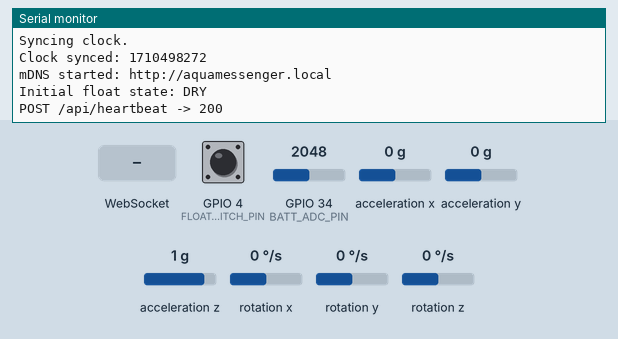
A sketch run on a simulated ESP32. Shown: the last lines printed to the serial monitor. The inputs (shaded band) are chosen by the test bench; at power-on: GPIO 4 (FLOAT_SWITCH_PIN) HIGH, GPIO 34 (BATT_ADC_PIN) = 2048, acceleration x 0 g, acceleration y 0 g, acceleration z 1 g, rotation x 0 °/s, rotation y 0 °/s, rotation z 0 °/s. WiFi joins after 1.5 s; servers stay silent unless stated; uploads are accepted with an empty reply; the local clock reads 2024-03-15 10:24:30 at power-on unless the sketch sets it.

Above: at 3.6 s.
3.7 s: WebSocket text "granted" received
At 4.1 s:
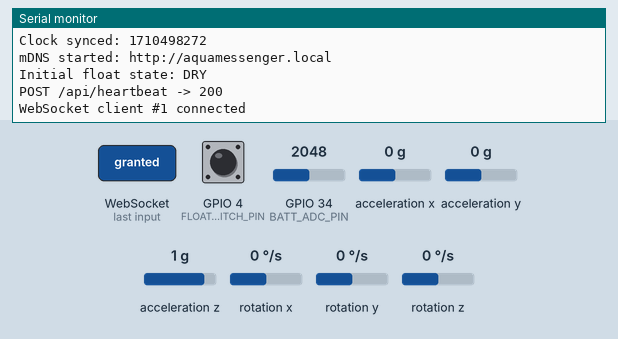
5.2 s: GPIO 4 (FLOAT_SWITCH_PIN) pulled LOW for 3.2 s
At 8.3 s:
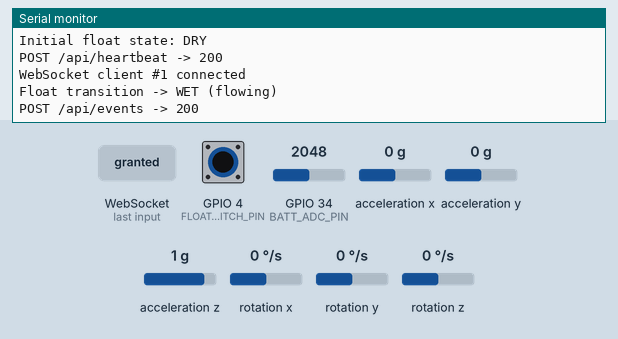

The sketch:

aquaFINAL4.ino
```cpp
// aquaFINAL.ino
// Aqua Messenger :: ESP32 hydrant monitor
//
// Two jobs:
//   1. Serve a local live dashboard over WiFi. This is the offline fallback:
//      if the venue blocks outbound HTTPS you can still show live sensor data
//      by connecting a laptop to http://aquamessenger.local
//   2. Report to the Aqua Messenger backend:
//        - POST /api/events    the instant the float changes state
//        - POST /api/heartbeat every HEARTBEAT_INTERVAL_MS, plus on boot
//
// NOTES ON THE FIXES IN THIS VERSION:
//   * FLOAT LOGIC WAS INVERTED in the original. With INPUT_PULLUP the pin
//     idles HIGH and reads LOW when the switch closes. See FLOAT_CLOSED_STATE.
//   * YAW ALARM REMOVED. Yaw is pure gyro integration with no magnetometer,
//     so it drifts continuously and would fire on its own after a few minutes
//     of sitting still. Pitch and roll come from the accelerometer, are
//     absolute against gravity, and do not drift. Yaw is display only.
//   * DEBOUNCE ADDED. A float at the waterline chatters.
//   * WIFI NO LONGER BLOCKS FOREVER on a bad network.
//   * BATTERY SENSE on ADC1 only; ADC2 stops working when WiFi is on. The
//     device reports raw pin volts and the SERVER applies divider_ratio from
//     battery_profiles, so changing the pack is a DB update, not a reflash.
//   * NTP CLOCK SYNC. The ESP32 has no RTC and boots at 1970, so recorded_at
//     would be meaningless or missing. configTime() fixes it. If NTP is
//     blocked the field is omitted and the server falls back to arrival time.
//
// PHYSICS NOTE, do not "fix" this later: NYC hydrants are dry-barrel. The
// barrel is empty unless the hydrant is open. Float wet == hydrant flowing.
// There is no water level to measure. It is one bit and that bit is enough.

#include <WiFi.h>
#include <WiFiClientSecure.h>
#include <HTTPClient.h>
#include <AsyncTCP.h>
#include <ESPAsyncWebServer.h>
#include <Wire.h>
#include <MPU6050.h>
#include <ESPmDNS.h>
#include <time.h>

// =========================================================
// CONFIG
// =========================================================

// ---------- WiFi ----------
const char *ssid     = "HACKIE001 5440";
const char *password = "p4J224-3";

// ---------- Backend identity ----------
// DEVICE_UID MUST match a row in the devices table or every POST returns 422.
// Check with:  select device_uid from devices order by device_uid;
const char *DEVICE_UID = "AQM-0001";
const char *API_BASE   = "https://aqua-messenger-x67c.vercel.app";   // no trailing slash
const char *AQUA_KEY   = "dev-only-shared-secret";        // X-Aqua-Key header

// ---------- Pins ----------
#define FLOAT_SWITCH_PIN 4
#define BATT_ADC_PIN     34    // ADC1 range is GPIO 32-39. ADC2 dies with WiFi.

// Set false until the voltage divider is actually soldered. When false the
// device omits battery_adc_v and the console honestly shows "not fitted"
// instead of inventing a voltage. Also set devices.has_battery_sense = false.
const bool HAS_BATTERY_SENSE = true;

// Which digital level means the float switch is CLOSED (water present)?
// With INPUT_PULLUP and the switch wired between the pin and GND, closed = LOW.
// If your Ximimark float is normally-closed, flip this to HIGH.
// TEST THIS ON THE BENCH: lift the float, watch Serial, confirm it flips.
#define FLOAT_CLOSED_STATE LOW

// ---------- Timing ----------
// DEMO VALUES. Restore the production values before the materials freeze.
const unsigned long HEARTBEAT_INTERVAL_MS = 30000UL;    // demo: 30 s
// const unsigned long HEARTBEAT_INTERVAL_MS = 7200000UL;  // production: 2 h
const unsigned long DEBOUNCE_MS = 2000UL;               // demo: 2 s
// const unsigned long DEBOUNCE_MS = 10000UL;             // production: 10 s

const unsigned long WIFI_TIMEOUT_MS   = 20000UL;
const unsigned long WIFI_RETRY_MS     = 30000UL;
const unsigned long broadcastInterval = 500UL;          // local dashboard push

// Any epoch below this means the clock has not been set yet.
const time_t MIN_VALID_EPOCH = 1700000000;

// =========================================================
// GLOBALS
// =========================================================

AsyncWebServer server(80);
AsyncWebSocket ws("/ws");
MPU6050 mpu;

float roll = 0.0f, pitch = 0.0f, yaw = 0.0f;
unsigned long lastFilterUpdate = 0;
unsigned long lastBroadcast    = 0;
unsigned long lastHeartbeat    = 0;
unsigned long lastWifiAttempt  = 0;

// Debounced float state machine
bool reportedFloatState = false;   // what the backend believes
bool candidateState     = false;   // what the pin currently reads
unsigned long candidateSince = 0;
bool floatStateInitialised = false;

bool imuOk = false;

// =========================================================
// LOCAL DASHBOARD PAGE
// =========================================================
const char index_html[] PROGMEM = R"rawliteral(
<!DOCTYPE HTML><html>
<head>
  <title>Aqua Messenger</title>
  <meta name="viewport" content="width=device-width, initial-scale=1">
  <link rel="icon" href="data:,">
  <style>
    :root {
      --bg-body: #0c1116;
      --bg-panel: #141b22;
      --bg-card: #1a232c;
      --bg-card-hover: #202b35;
      --border-subtle: #2a3540;
      --text-primary: #e8e6df;
      --text-muted: #8b9aa5;
      --accent: #4fb3bf;
      --accent-dim: #35747c;
      --ok: #5fb37c;
      --warn: #d9705a;
      --shadow: rgba(0, 0, 0, 0.45);
    }
    * { box-sizing: border-box; }
    body {
      margin: 0; padding: 40px 20px 60px; min-height: 100vh;
      background: radial-gradient(circle at top, #131a21 0%, var(--bg-body) 65%);
      font-family: Georgia, 'Iowan Old Style', 'Palatino Linotype', 'Times New Roman', serif;
      color: var(--text-primary);
    }
    .page { max-width: 720px; margin: 0 auto; }
    header {
      text-align: center; margin-bottom: 36px; padding-bottom: 24px;
      border-bottom: 1px solid var(--border-subtle);
    }
    h1 { margin: 0 0 6px; font-size: 2.1rem; font-weight: 400; letter-spacing: 0.03em; }
    .subtitle { margin: 0; color: var(--accent); font-style: italic; letter-spacing: 0.04em; font-size: 0.95rem; }
    .grid { display: grid; grid-template-columns: repeat(auto-fit, minmax(220px, 1fr)); gap: 18px; margin-bottom: 32px; }
    .card {
      background: var(--bg-card); border: 1px solid var(--border-subtle);
      border-radius: 10px; padding: 20px 22px; box-shadow: 0 6px 16px var(--shadow);
      transition: background 0.25s ease, transform 0.25s ease;
    }
    .card:hover { background: var(--bg-card-hover); transform: translateY(-2px); }
    .label { font-size: 0.78rem; text-transform: uppercase; letter-spacing: 0.09em; color: var(--text-muted); margin-bottom: 10px; }
    .value { font-size: 2rem; font-weight: 400; letter-spacing: 0.02em; }
    .value.ok { color: var(--ok); }
    .value.triggered { color: var(--warn); animation: pulse 1.4s ease-in-out infinite; }
    .value.drift { color: var(--text-muted); font-size: 1.4rem; }
    @keyframes pulse { 0%, 100% { opacity: 1; } 50% { opacity: 0.55; } }
    .status-panel { text-align: center; padding: 14px 18px; background: var(--bg-panel); border: 1px solid var(--border-subtle); border-radius: 8px; }
    #status { margin: 0 0 10px; font-size: 0.9rem; letter-spacing: 0.03em; color: var(--text-muted); font-style: italic; }
    #uplink { margin: 0 0 10px; font-size: 0.8rem; color: var(--text-muted); }
    #notifyBtn {
      font-family: inherit; font-size: 0.8rem; letter-spacing: 0.03em;
      color: var(--text-primary); background: var(--accent-dim);
      border: 1px solid var(--accent); border-radius: 6px; padding: 6px 14px; cursor: pointer;
    }
    #notifyBtn:hover { background: var(--accent); }
    #toastContainer { position: fixed; top: 16px; right: 16px; display: flex; flex-direction: column; gap: 10px; z-index: 1000; }
    .toast {
      min-width: 220px; max-width: 320px; background: var(--bg-card);
      border: 1px solid var(--warn); border-left: 4px solid var(--warn);
      border-radius: 8px; padding: 12px 16px; box-shadow: 0 6px 16px var(--shadow);
      animation: toastIn 0.25s ease-out;
    }
    .toast .toast-title { font-size: 0.85rem; font-weight: 700; color: var(--warn); margin-bottom: 4px; }
    .toast .toast-body { font-size: 0.8rem; color: var(--text-muted); }
    @keyframes toastIn { from { opacity: 0; transform: translateX(20px); } to { opacity: 1; transform: translateX(0); } }
  </style>
</head>
<body>
  <div class="page">
    <header>
      <h1>Aqua Messenger</h1>
      <p class="subtitle">Live Sensor Dashboard</p>
    </header>

    <div class="grid">
      <div class="card">
        <div class="label">Hydrant state (float switch)</div>
        <div class="value" id="floatSwitch">&#8212;</div>
      </div>
      <div class="card">
        <div class="label">Roll (accelerometer, absolute)</div>
        <div class="value" id="roll">&#8212;</div>
      </div>
      <div class="card">
        <div class="label">Pitch (accelerometer, absolute)</div>
        <div class="value" id="pitch">&#8212;</div>
      </div>
      <div class="card">
        <div class="label">Yaw (gyro only &mdash; drifts, not alarmed)</div>
        <div class="value drift" id="yaw">&#8212;</div>
      </div>
    </div>

    <div class="status-panel">
      <p id="status">Connecting (Aqua Messenger is OFFLINE)...</p>
      <p id="uplink">Backend uplink: unknown</p>
      <button id="notifyBtn" onclick="requestNotificationPermission()">Enable Browser Notifications</button>
    </div>
  </div>

  <div id="toastContainer"></div>

<script>
  let gateway = `ws://${window.location.hostname}/ws`;
  let websocket;

  window.addEventListener('load', onLoad);

  function onLoad() {
    initWebSocket();
    requestNotificationPermission();
  }

  function initWebSocket() {
    websocket = new WebSocket(gateway);
    websocket.onopen = () => { document.getElementById('status').textContent = 'Connected'; };
    websocket.onclose = () => {
      document.getElementById('status').textContent = 'Disconnected. Retrying...';
      setTimeout(initWebSocket, 2000);
    };
    websocket.onmessage = onMessage;
  }

  function onMessage(event) {
    const data = JSON.parse(event.data);

    const fs = document.getElementById('floatSwitch');
    fs.textContent = data.floatSwitch ? 'FLOWING' : 'DRY';
    fs.className = 'value ' + (data.floatSwitch ? 'triggered' : 'ok');

    document.getElementById('roll').textContent  = data.roll.toFixed(1)  + '\u00B0';
    document.getElementById('pitch').textContent = data.pitch.toFixed(1) + '\u00B0';
    document.getElementById('yaw').textContent   = data.yaw.toFixed(1)   + '\u00B0';

    if (data.uplink !== undefined) {
      document.getElementById('uplink').textContent =
        'Backend uplink: ' + (data.uplink ? 'OK' : 'offline (local only)');
    }

    checkThresholds(data);
  }

  // Tilt alerts use pitch and roll only. Yaw is gyro-integrated with no
  // magnetometer, so it drifts and would false-alarm on its own.
  const TILT_THRESHOLD = 15;   // degrees from baseline

  let baseline = null;
  let lastFloatSwitch = null;

  function requestNotificationPermission() {
    if (!("Notification" in window)) return;
    Notification.requestPermission();
  }

  function sendNotification(title, body) {
    if ("Notification" in window && Notification.permission === "granted") {
      new Notification(title, { body: body, dir: "ltr" });
    }
    showToast(title, body);
  }

  function showToast(title, body) {
    const container = document.getElementById('toastContainer');
    const toast = document.createElement('div');
    toast.className = 'toast';
    toast.innerHTML = `<div class="toast-title">${title}</div><div class="toast-body">${body}</div>`;
    container.appendChild(toast);
    setTimeout(() => toast.remove(), 6000);
  }

  function checkThresholds(data) {
    if (baseline === null) {
      baseline = { roll: data.roll, pitch: data.pitch };
      lastFloatSwitch = data.floatSwitch;
      return;
    }

    const rollDelta  = Math.abs(data.roll  - baseline.roll);
    const pitchDelta = Math.abs(data.pitch - baseline.pitch);

    if (rollDelta >= TILT_THRESHOLD || pitchDelta >= TILT_THRESHOLD) {
      sendNotification("Hydrant displaced", "Tilt from baseline detected. Possible vehicle strike or tampering.");
      baseline.roll  = data.roll;
      baseline.pitch = data.pitch;
    }

    if (data.floatSwitch !== lastFloatSwitch && data.floatSwitch === true) {
      sendNotification("Hydrant opened", "Water detected in the barrel. Hydrant is flowing.");
    }
    lastFloatSwitch = data.floatSwitch;
  }
</script>
</body>
</html>
)rawliteral";

// =========================================================
// TIME
// =========================================================

// The ESP32 has no battery-backed RTC. Without this, time(nullptr) returns
// something near zero and recorded_at is meaningless.
void syncTime() {
  if (WiFi.status() != WL_CONNECTED) {
    Serial.println("Clock sync skipped: WiFi down");
    return;
  }
  configTime(0, 0, "pool.ntp.org", "time.nist.gov");   // UTC, no DST offset
  Serial.print("Syncing clock");
  time_t now = 0;
  int tries = 0;
  while (now < MIN_VALID_EPOCH && tries < 40) {        // up to 20 s
    delay(500);
    Serial.print(".");
    now = time(nullptr);
    tries++;
  }
  Serial.println();
  if (now < MIN_VALID_EPOCH) {
    // NTP uses UDP 123, which some venue networks block. Not fatal: the
    // field is omitted and the server falls back to arrival time.
    Serial.println("Clock sync FAILED. recorded_at will be omitted.");
  } else {
    Serial.printf("Clock synced: %ld\n", (long)now);
  }
}

// Returns "2026-08-06T12:00:00Z", or an empty string if the clock is unset.
String isoNow() {
  time_t now = time(nullptr);
  if (now < MIN_VALID_EPOCH) return String("");
  struct tm t;
  gmtime_r(&now, &t);
  char buf[32];
  strftime(buf, sizeof(buf), "%Y-%m-%dT%H:%M:%SZ", &t);
  return String(buf);
}

// =========================================================
// SENSORS
// =========================================================

bool readFloatSwitch() {
  // Dry-barrel hydrant: barrel is empty unless the hydrant is open.
  // Closed switch == water present == hydrant flowing.
  return digitalRead(FLOAT_SWITCH_PIN) == FLOAT_CLOSED_STATE;
}

// Returns volts AT THE PIN, not pack volts. The server multiplies by
// divider_ratio from battery_profiles. Do not do that conversion here.
float readBatteryAdcV() {
  if (!HAS_BATTERY_SENSE) return -1.0f;
  uint32_t sum = 0;
  for (int i = 0; i < 32; i++) {
    sum += analogRead(BATT_ADC_PIN);
    delay(2);
  }
  return (sum / 32.0f) * (3.3f / 4095.0f);
}

void updateOrientation() {
  int16_t ax, ay, az, gx, gy, gz;
  mpu.getMotion6(&ax, &ay, &az, &gx, &gy, &gz);

  float accelRoll  = atan2(ay, az) * 180.0 / PI;
  float accelPitch = atan2(-ax, sqrt((float)ay * ay + (float)az * az)) * 180.0 / PI;

  float gyroRollRate  = gx / 131.0;   // MPU6050 default: 131 LSB per deg/s
  float gyroPitchRate = gy / 131.0;
  float gyroYawRate   = gz / 131.0;

  unsigned long now = millis();
  float dt = (lastFilterUpdate == 0) ? 0 : (now - lastFilterUpdate) / 1000.0f;
  lastFilterUpdate = now;

  // Complementary filter. The gyro is accurate over short intervals but
  // accumulates error; the accelerometer is noisy but absolute against
  // gravity. Weighting them 98/2 follows the gyro moment to moment while
  // the accelerometer slowly pulls the estimate back to truth, so the
  // angle neither drifts nor jumps around with vibration.
  const float alpha = 0.98f;
  roll  = alpha * (roll  + gyroRollRate  * dt) + (1 - alpha) * accelRoll;
  pitch = alpha * (pitch + gyroPitchRate * dt) + (1 - alpha) * accelPitch;

  // Yaw has no absolute reference without a magnetometer, so this integral
  // drifts without bound. Display only. Never alarm on it.
  yaw += gyroYawRate * dt;
}

// =========================================================
// BACKEND UPLINK
// =========================================================

bool postJson(const char *path, const String &body) {
  if (WiFi.status() != WL_CONNECTED) {
    Serial.println("POST skipped: WiFi down");
    return false;
  }
  WiFiClientSecure client;
  client.setInsecure();          // demo only. Pin a root cert for production.
  HTTPClient http;
  String url = String(API_BASE) + path;
  if (!http.begin(client, url)) {
    Serial.println("http.begin failed");
    return false;
  }
  http.addHeader("Content-Type", "application/json");
  http.addHeader("X-Aqua-Key", AQUA_KEY);
  int code = http.POST(body);
  Serial.printf("POST %s -> %d\n", path, code);
  if (code > 0 && (code < 200 || code >= 300)) {
    Serial.println("  body: " + http.getString());
  }
  http.end();
  return code >= 200 && code < 300;
}

String sensorPayload() {
  float adc = readBatteryAdcV();
  String s = "{";
  s += "\"device_uid\":\"" + String(DEVICE_UID) + "\",";

  String ts = isoNow();
  if (ts.length()) s += "\"recorded_at\":\"" + ts + "\",";

  s += "\"float_wet\":" + String(reportedFloatState ? "true" : "false") + ",";
  s += "\"pitch_deg\":" + String(pitch, 2) + ",";
  s += "\"roll_deg\":"  + String(roll, 2)  + ",";
  s += "\"imu_ok\":"    + String(imuOk ? "true" : "false") + ",";
  s += "\"rssi_dbm\":"  + String(WiFi.RSSI()) + ",";
  s += "\"uptime_s\":"  + String(millis() / 1000UL) + ",";
  s += "\"firmware\":\"0.3.0\"";
  if (adc >= 0) s += ",\"battery_adc_v\":" + String(adc, 3);
  return s;
}

bool sendHeartbeat(const char *trigger) {
  String body = sensorPayload() + ",\"trigger\":\"" + String(trigger) + "\"}";
  return postJson("/api/heartbeat", body);
}

bool sendEvent(bool opened) {
  String body = sensorPayload();
  // The events route expects occurred_at rather than recorded_at.
  String ts = isoNow();
  if (ts.length()) body += ",\"occurred_at\":\"" + ts + "\"";
  body += ",\"event\":\"" + String(opened ? "opened" : "closed") + "\"}";
  return postJson("/api/events", body);
}

// Debounced float state machine. A float sitting at the waterline chatters,
// and a hydrant takes several turns of a wrench to open, so requiring the
// state to hold costs nothing and removes all of the noise.
void serviceFloat() {

  bool now = readFloatSwitch();

  if (!floatStateInitialised) {
    reportedFloatState = now;
    candidateState = now;
    candidateSince = millis();
    floatStateInitialised = true;
    return;
  }

  if (now != candidateState) {
    candidateState = now;
    candidateSince = millis();
    return;
  }

  if (candidateState != reportedFloatState && millis() - candidateSince >= DEBOUNCE_MS) {
    reportedFloatState = candidateState;
    Serial.printf("Float transition -> %s\n", reportedFloatState ? "WET (flowing)" : "DRY");
    sendEvent(reportedFloatState);
  }
}

// =========================================================
// LOCAL DASHBOARD PUSH
// =========================================================

void onWsEvent(AsyncWebSocket *server, AsyncWebSocketClient *client,
               AwsEventType type, void *arg, uint8_t *data, size_t len) {
  if (type == WS_EVT_CONNECT) {
    Serial.printf("WebSocket client #%u connected\n", client->id());
  } else if (type == WS_EVT_DISCONNECT) {
    Serial.printf("WebSocket client #%u disconnected\n", client->id());
  }
}

void broadcastSensorData() {
  char json[192];
  snprintf(json, sizeof(json),
           "{\"floatSwitch\":%s,\"roll\":%.2f,\"pitch\":%.2f,\"yaw\":%.2f,\"uplink\":%s}",
           reportedFloatState ? "true" : "false",
           roll, pitch, yaw,
           WiFi.status() == WL_CONNECTED ? "true" : "false");
  ws.textAll(json);
}

// =========================================================
// WIFI
// =========================================================

void connectWifi() {
  Serial.printf("Connecting to %s", ssid);
  WiFi.begin(ssid, password);
  unsigned long start = millis();
  while (WiFi.status() != WL_CONNECTED && millis() - start < WIFI_TIMEOUT_MS) {
    delay(500);
    Serial.print(".");
  }
  Serial.println();
  if (WiFi.status() == WL_CONNECTED) {
    Serial.print("Connected. IP: ");
    Serial.println(WiFi.localIP());
  } else {
    // Do not block. The local dashboard and Serial output still work, and
    // the loop retries every WIFI_RETRY_MS.
    Serial.println("WiFi timeout. Running local-only; will retry.");
  }
  lastWifiAttempt = millis();
}

// =========================================================
// SETUP / LOOP
// =========================================================

void setup() {
  Serial.begin(115200);
  delay(200);

  pinMode(FLOAT_SWITCH_PIN, INPUT_PULLUP);

  if (HAS_BATTERY_SENSE) {
    analogSetPinAttenuation(BATT_ADC_PIN, ADC_11db);
  }

  Wire.begin();
  mpu.initialize();
  imuOk = mpu.testConnection();
  Serial.println(imuOk ? "MPU6050 connected." : "MPU6050 connection FAILED. Check wiring.");

  connectWifi();
  syncTime();

  if (MDNS.begin("aquamessenger")) {
    Serial.println("mDNS started: http://aquamessenger.local");
  }

  ws.onEvent(onWsEvent);
  server.addHandler(&ws);
  server.on("/", HTTP_GET, [](AsyncWebServerRequest *request) {
    request->send_P(200, "text/html", index_html);
  });
  server.begin();

  // Seed the debounce state from the real pin before anything is reported.
  reportedFloatState = readFloatSwitch();
  candidateState = reportedFloatState;
  floatStateInitialised = true;
  Serial.printf("Initial float state: %s\n", reportedFloatState ? "WET" : "DRY");

  sendHeartbeat("boot");
  lastHeartbeat = millis();
}

void loop() {
  ws.cleanupClients();
  updateOrientation();
  serviceFloat();

  unsigned long now = millis();

  if (now - lastBroadcast >= broadcastInterval) {
    lastBroadcast = now;
    broadcastSensorData();
  }

  if (now - lastHeartbeat >= HEARTBEAT_INTERVAL_MS) {
    lastHeartbeat = now;
    sendHeartbeat("scheduled");
  }

  if (WiFi.status() != WL_CONNECTED && now - lastWifiAttempt >= WIFI_RETRY_MS) {
    Serial.println("Retrying WiFi...");
    connectWifi();
    syncTime();
  }
}
```

Measured:
- after the input at 3.7 s, the serial monitor: prints a new line at once (image 1)
- after the input at 5.2 s, the serial monitor: prints a new line after 2.0 s (image 2)
